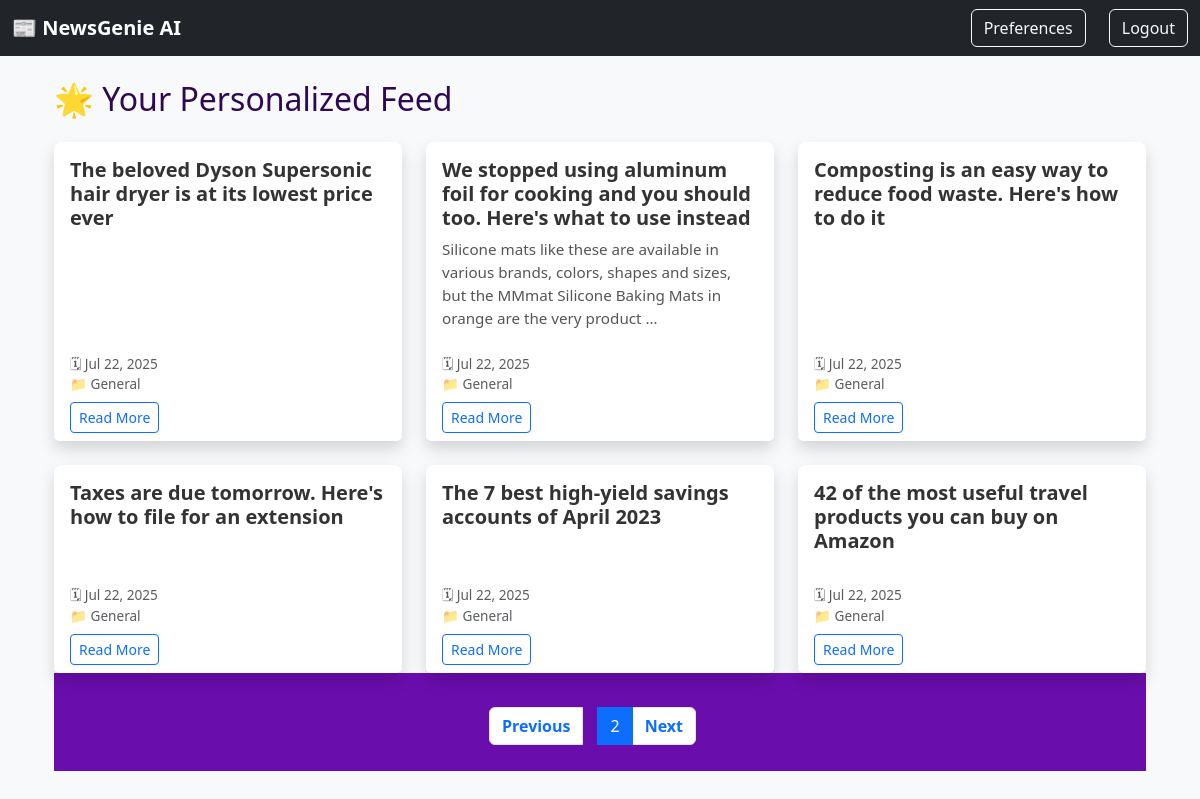
Screenshot of /feed/?page=2 (signed in) with the database file from the repository.
### news/models.py (models this page shows, shortened)
class Article(models.Model):
    title = models.CharField(max_length=200)
    content = models.TextField()
    summary = models.TextField(blank=True)
    source_url = models.URLField()
    category = models.ForeignKey(Category, on_delete=models.CASCADE)
    published_date = models.DateTimeField(default=timezone.now)
    created_at = models.DateTimeField(auto_now_add=True)
    audio_file = models.FileField(upload_to='audio/', blank=True, null=True)
    link = models.URLField(max_length=500, unique=True, null=True, blank=True)
    source = models.CharField(max_length=100, default='Unknown')
    class Meta:
        ordering = ['-published_date']

class Category(models.Model):
    name = models.CharField(max_length=100)
    description = models.TextField(blank=True)
    class Meta:
        verbose_name_plural = "Categories"

### news/views.py (the view)
# urls.py: path('feed/', views.personalized_feed, name='personalized_feed'),
@login_required
def personalized_feed(request):
    try:
        preferences = request.user.userpreference.categories.all()
        articles = Article.objects.filter(category__in=preferences).order_by('-created_at')
    except UserPreference.DoesNotExist:
        articles = Article.objects.none()
    paginator = Paginator(articles, 6)
    page_number = request.GET.get('page')
    page_obj = paginator.get_page(page_number)
    return render(request, 'news/personalized_feed.html', {
        'articles': page_obj,
        'page_obj': page_obj
    })

### templates/news/personalized_feed.html (shortened to what this page needs)
{% extends 'base.html' %}
{% block content %}
<div class="container mt-4">
    <h2 class="mb-4">🌟 Your Personalized Feed</h2>
    {% if page_obj %}
    <div class="row row-cols-1 row-cols-md-3 g-4">
        {% for article in page_obj %}
        <div class="col">
            <div class="card h-100 shadow rounded-3 border-0">
                <div class="card-body">
                    <h5 class="card-title">{{ article.title }}</h5>
                    <p class="card-text">{{ article.summary|truncatewords:25 }}</p>
                </div>
                <div class="card-footer bg-white border-top-0 text-muted small">
                    <span>🗓 {{ article.created_at|date:"M d, Y" }}</span><br>
                    <span>📁 {{ article.category.name }}</span><br>
                    <a href="{% url 'article_detail' article.pk %}" class="btn btn-sm btn-outline-primary mt-2">Read More</a>
                </div>
            </div>
        </div>
        {% empty %}
        <div class="col-12">
            <p>No personalized articles found.</p>
        </div>
        {% endfor %}
    </div>
    {% if page_obj.has_other_pages %}
    <nav>
        <ul class="pagination justify-content-center mt-4">
            {% if page_obj.has_previous %}
                <li class="page-item">
                    <a class="page-link" href="?page={{ page_obj.previous_page_number }}">Previous</a>
                </li>
            {% endif %}
            <li class="page-item active">
                <span class="page-link">{{ page_obj.number }}</span>
            </li>
            {% if page_obj.has_next %}
                <li class="page-item">
                    <a class="page-link" href="?page={{ page_obj.next_page_number }}">Next</a>
                </li>
            {% endif %}
        </ul>
    </nav>
    {% endif %}
    {% else %}
        <p>No articles matched your preferences.</p>
    {% endif %}
</div>
{% endblock %}

### static/css/style.css (style rules this page uses)
body { font-family: 'Segoe UI', sans-serif; background: #f3f0ff; margin: 0; padding: 0; }
nav { background-color: #6a0dad; padding: 10px; }
nav a { color: #ffffff; text-decoration: none; margin-right: 15px; font-weight: bold; }
h2 { color: #2e0854; }
a { color: #6a0dad; }
.card-title { font-weight: 600; color: #333; }
.card-text { color: #555; font-size: 0.95rem; }
.card-footer { font-size: 0.85rem; }
.card { border-radius: 15px; transition: transform 0.2s ease; }
.card-footer { font-size: 0.85rem; background-color: #fff; }

### rows the page displays
Article: title "The beloved Dyson Supersonic hair dryer is at its lowest price ever", created_at "Jul 22, 2025", category.name "General"
Article: title "We stopped using aluminum foil for cooking and you should too. Here's what to use instead", summary "Silicone mats like these are available in various brands, colors, shapes and sizes, but the MMmat Silicone Baking Mats in orange are the very product …", created_at "Jul 22, 2025", category.name "General"
Article: title "Composting is an easy way to reduce food waste. Here's how to do it", created_at "Jul 22, 2025", category.name "General"
Article: title "Taxes are due tomorrow. Here's how to file for an extension", created_at "Jul 22, 2025", category.name "General"
Article: title "The 7 best high-yield savings accounts of April 2023", created_at "Jul 22, 2025", category.name "General"
Article: title "42 of the most useful travel products you can buy on Amazon", created_at "Jul 22, 2025", category.name "General"

### other values shown
{{ page_obj.number }} "2"
